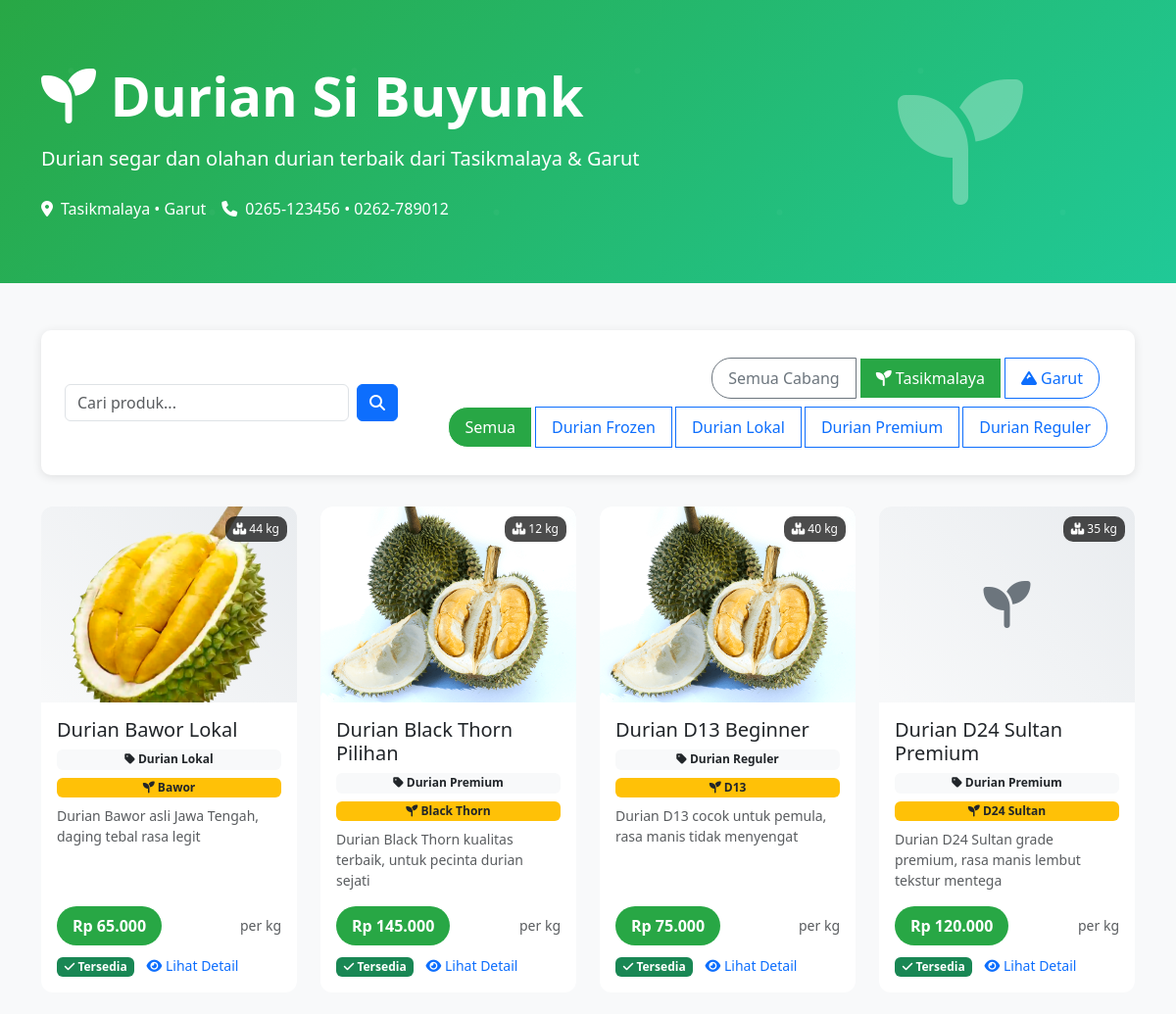
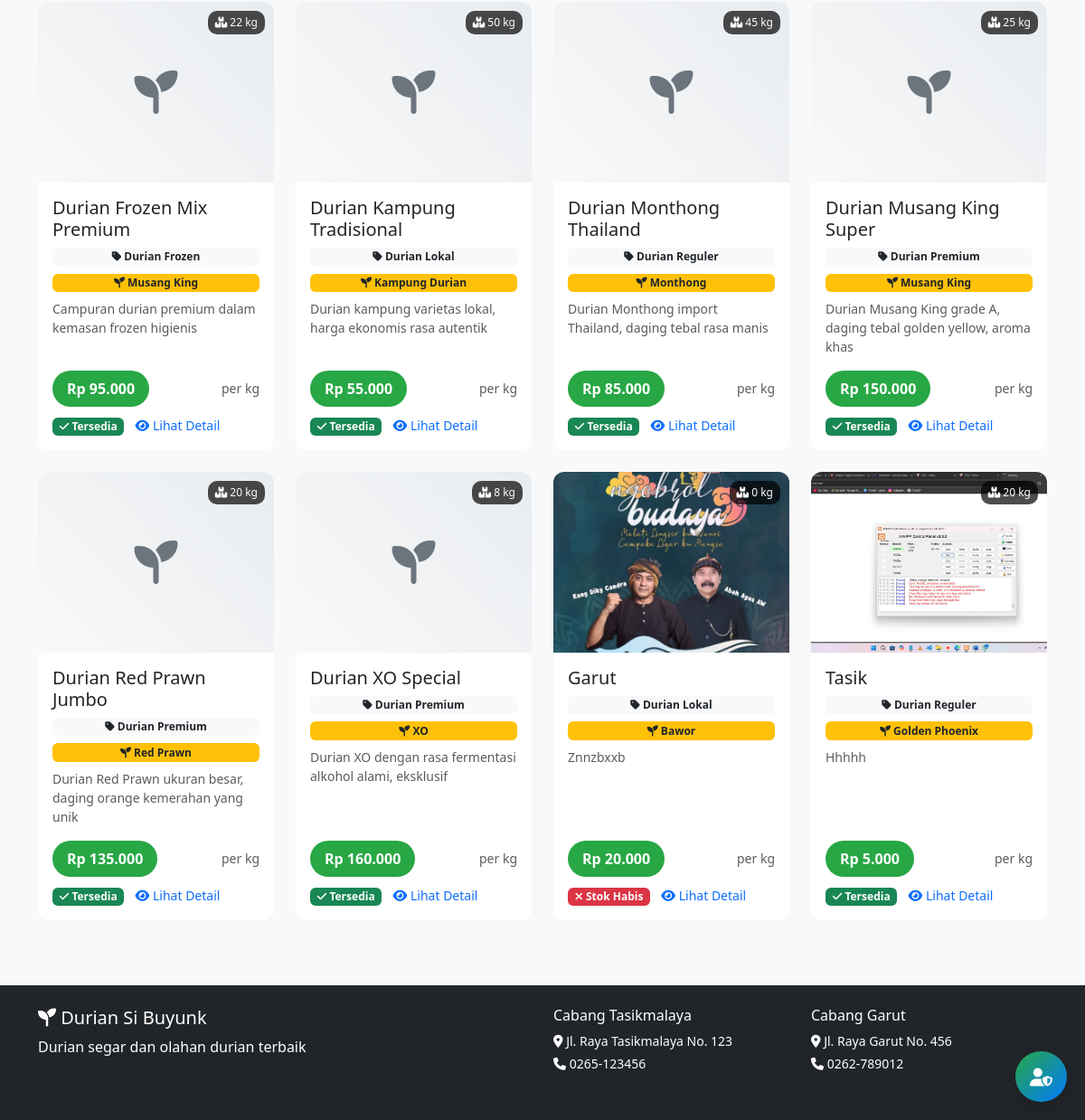
Page /?cabang=1 on the committed database (2 pictures, top to bottom).
### tables this page shows
CREATE TABLE `kategori` (
  `id` int NOT NULL,
  `nama_kategori` varchar(100) NOT NULL,
  `deskripsi` text,
  `created_at` timestamp NOT NULL DEFAULT CURRENT_TIMESTAMP
);

CREATE TABLE `produk` (
  `id` int NOT NULL,
  `nama_produk` varchar(200) NOT NULL,
  `kategori_id` int DEFAULT NULL,
  `jenis_durian_id` int DEFAULT NULL,
  `harga` decimal(12,2) NOT NULL,
  `harga_per_kg` decimal(12,2) DEFAULT '0.00' COMMENT 'Harga per kilogram',
  `stok_tasik` int DEFAULT '0',
  `stok_garut` int DEFAULT '0',
  `total_kg_tasik` decimal(10,3) DEFAULT '0.000' COMMENT 'Total berat stok Tasik dalam kg',
  `total_kg_garut` decimal(10,3) DEFAULT '0.000' COMMENT 'Total berat stok Garut dalam kg',
  `total_pcs_tasik` int DEFAULT '0' COMMENT 'Total pieces Tasik',
  `total_pcs_garut` int DEFAULT '0' COMMENT 'Total pieces Garut',
  `satuan` varchar(20) DEFAULT 'pcs',
  `deskripsi` text,
  `gambar` varchar(255) DEFAULT NULL,
  `status` enum('aktif','nonaktif') DEFAULT 'aktif',
  `created_at` timestamp NOT NULL DEFAULT CURRENT_TIMESTAMP,
  `updated_at` timestamp NOT NULL DEFAULT CURRENT_TIMESTAMP ON UPDATE CURRENT_TIMESTAMP
);

CREATE TABLE `jenis_durian` (
  `id` int NOT NULL,
  `nama_jenis` varchar(100) NOT NULL,
  `deskripsi` text,
  `created_at` timestamp NOT NULL DEFAULT CURRENT_TIMESTAMP
);

### includes/functions.php (called while the page is built, shortened)
<?php
require_once __DIR__ . '/../config/config.php';
function getCategories() {
    try {
        $pdo = getConnection();
        $stmt = $pdo->query("SELECT * FROM kategori ORDER BY nama_kategori");
        return $stmt->fetchAll();
    } catch (Exception $e) {
        return [];
    }
}
function getProducts($cabang_id = null, $kategori_id = null, $search = null) {
    try {
        $pdo = getConnection();
        $sql = "SELECT p.*, k.nama_kategori, jd.nama_jenis,
                CASE
                    WHEN ? = 1 THEN p.stok_tasik
                    WHEN ? = 2 THEN p.stok_garut
                    ELSE (p.stok_tasik + p.stok_garut)
                END as stok
                FROM produk p
                LEFT JOIN kategori k ON p.kategori_id = k.id
                LEFT JOIN jenis_durian jd ON p.jenis_durian_id = jd.id
                WHERE p.status = 'aktif'";
        $params = [$cabang_id, $cabang_id];
        $sql .= " ORDER BY p.nama_produk";
        $stmt = $pdo->prepare($sql);
        $stmt->execute($params);
        return $stmt->fetchAll();
    } catch (Exception $e) {
        return [];
    }
}
function getImagePath($imageName, $branch = null) {
    if (!$imageName) return null;
    if (strpos($imageName, '/') !== false) {
        $path = "public/assets/images/products/" . $imageName;
    }
    return $path;
}
function getImageUrl($imageName, $branch = null) {
    $imagePath = getImagePath($imageName, $branch);
    if (!$imagePath || !file_exists($imagePath)) {
        return null;
    }
    $timestamp = filemtime($imagePath);
    return $imagePath . '?v=' . $timestamp;
}
?>

### config/config.php (called while the page is built, shortened)
<?php
function formatRupiah($amount) {
    return 'Rp ' . number_format($amount, 0, ',', '.');
}
?>

### index.php (the view, shortened to what this page needs)
<?php
require_once(__DIR__ . '/config/config.php');
require_once(__DIR__ . '/includes/functions.php');
$kategori_id = isset($_GET['kategori']) ? (int)$_GET['kategori'] : null;
$search = isset($_GET['search']) ? sanitize($_GET['search']) : null;
$cabang_filter = isset($_GET['cabang']) ? (int)$_GET['cabang'] : null;
$categories = getCategories();
$products = getProducts($cabang_filter, $kategori_id, $search);
?>
<!DOCTYPE html>
<html lang="id">
<head>
    <link href="https://cdn.jsdelivr.net/npm/bootstrap@5.3.0/dist/css/bootstrap.min.css" rel="stylesheet">
    <link href="https://cdnjs.cloudflare.com/ajax/libs/font-awesome/6.4.0/css/all.min.css" rel="stylesheet">
</head>
<body class="bg-light">
    <a href="/DurianSiBuyunk/public/" class="admin-login-btn text-decoration-none" title="Login Admin">
        <i class="fas fa-user-shield fa-lg"></i>
    </a>
    <section class="hero-section">
        <div class="container">
            <div class="row align-items-center">
                <div class="col-lg-8">
                    <div class="hero-content">
                        <h1 class="display-4 fw-bold mb-3">
                            <i class="fas fa-seedling"></i> Durian Si Buyunk
                        </h1>
                        <p class="lead mb-4">Durian segar dan olahan durian terbaik dari Tasikmalaya & Garut</p>
                        <div class="d-flex flex-wrap gap-3">
                            <div class="d-flex align-items-center">
                                <i class="fas fa-map-marker-alt me-2"></i>
                                <span>Tasikmalaya • Garut</span>
                            </div>
                            <div class="d-flex align-items-center">
                                <i class="fas fa-phone me-2"></i>
                                <span>0265-123456 • 0262-789012</span>
                            </div>
                        </div>
                    </div>
                </div>
                <div class="col-lg-4 text-center">
                    <i class="fas fa-seedling" style="font-size: 8rem; opacity: 0.3;"></i>
                </div>
            </div>
        </div>
    </section>
    <div class="container my-5">
        <div class="category-filter">
            <div class="row align-items-center">
                <div class="col-md-4">
                    <form method="GET" class="d-flex">
                        <input type="text" name="search" class="form-control me-2" placeholder="Cari produk..."
                               value="<?= htmlspecialchars($search ?? '') ?>">
                        <button type="submit" class="btn btn-primary">
                            <i class="fas fa-search"></i>
                        </button>
                    </form>
                </div>
                <div class="col-md-8 text-md-end mt-3 mt-md-0">
                    <div class="btn-group me-2" role="group">
                        <a href="?<?= http_build_query(array_filter(['kategori' => $kategori_id, 'search' => $search])) ?>"
                           class="btn filter-btn <?= !$cabang_filter ? 'active' : 'btn-outline-secondary' ?>">
                            Semua Cabang
                        </a>
                        <a href="?<?= http_build_query(array_filter(['cabang' => CABANG_TASIK, 'kategori' => $kategori_id, 'search' => $search])) ?>"
                           class="btn filter-btn <?= $cabang_filter == CABANG_TASIK ? 'active' : 'btn-outline-success' ?>">
                            <i class="fas fa-seedling"></i> Tasikmalaya
                        </a>
                        <a href="?<?= http_build_query(array_filter(['cabang' => CABANG_GARUT, 'kategori' => $kategori_id, 'search' => $search])) ?>"
                           class="btn filter-btn <?= $cabang_filter == CABANG_GARUT ? 'active' : 'btn-outline-primary' ?>">
                            <i class="fas fa-mountain"></i> Garut
                        </a>
                    </div>
                    <div class="btn-group" role="group">
                        <a href="?<?= http_build_query(array_filter(['cabang' => $cabang_filter, 'search' => $search])) ?>"
                           class="btn filter-btn <?= !$kategori_id ? 'active' : 'btn-outline-primary' ?>">
                            Semua
                        </a>
                        <?php foreach ($categories as $category): ?>
                            <a href="?<?= http_build_query(array_filter(['cabang' => $cabang_filter, 'kategori' => $category['id'], 'search' => $search])) ?>"
                               class="btn filter-btn <?= $kategori_id == $category['id'] ? 'active' : 'btn-outline-primary' ?>">
                                <?= htmlspecialchars($category['nama_kategori']) ?>
                            </a>
                        <?php endforeach; ?>
                    </div>
                </div>
            </div>
        </div>
        <div class="row">
            <?php if (empty($products)): ?>
                <div class="col-12">
                    <div class="text-center py-5">
                        <i class="fas fa-search" style="font-size: 4rem; color: #6c757d;"></i>
                        <h4 class="mt-3 text-muted">Tidak ada produk ditemukan</h4>
                        <p class="text-muted">Coba ubah kata kunci pencarian atau filter kategori</p>
                        <a href="index.php" class="btn btn-primary">Lihat Semua Produk</a>
                    </div>
                </div>
            <?php else: ?>
                <?php foreach ($products as $product): ?>
                    <div class="col-lg-3 col-md-4 col-sm-6 mb-4">
                        <div class="card product-card h-100 position-relative"
                             style="cursor: pointer;"
                             onclick="window.location.href='detail.php?id=<?= $product['id'] ?>'">
                            <?php if (!$cabang_filter): ?>
                                <div class="branch-badge branch-tasik">
                                    <i class="fas fa-seedling"></i> Tasik: <?= $product['stok_tasik'] ?>
                                </div>
                                <div class="stock-badge">
                                    <i class="fas fa-mountain"></i> Garut: <?= $product['stok_garut'] ?>
                                </div>
                            <?php else: ?>
                                <div class="stock-badge">
                                    <i class="fas fa-boxes"></i> <?= $product['stok'] ?> <?= htmlspecialchars($product['satuan']) ?>
                                </div>
                            <?php endif; ?>
                            <div class="product-image">
                                <?php
                                $imageUrl = getImageUrl($product['gambar']);
                                if ($imageUrl): ?>
                                    <img src="<?= $imageUrl ?>"
                                         class="card-img-top product-image"
                                         alt="<?= htmlspecialchars($product['nama_produk']) ?>">
                                <?php else: ?>
                                    <i class="fas fa-seedling"></i>
                                <?php endif; ?>
                            </div>
                            <div class="card-body d-flex flex-column">
                                <h5 class="card-title"><?= htmlspecialchars($product['nama_produk']) ?></h5>
                                <?php if ($product['nama_kategori']): ?>
                                    <span class="badge bg-light text-dark mb-2">
                                        <i class="fas fa-tag"></i> <?= htmlspecialchars($product['nama_kategori']) ?>
                                    </span>
                                <?php endif; ?>
                                <?php if ($product['nama_jenis']): ?>
                                    <span class="badge bg-warning text-dark mb-2">
                                        <i class="fas fa-seedling"></i> <?= htmlspecialchars($product['nama_jenis']) ?>
                                    </span>
                                <?php endif; ?>
                                <p class="card-text text-muted small flex-grow-1">
                                    <?= htmlspecialchars(substr($product['deskripsi'], 0, 100)) ?>
                                </p>
                                <div class="d-flex justify-content-between align-items-center">
                                    <span class="price-tag">
                                        <?= formatRupiah($product['harga']) ?>
                                    </span>
                                    <small class="text-muted">
                                        per <?= htmlspecialchars($product['satuan']) ?>
                                    </small>
                                </div>
                                <?php
                                $totalStok = $cabang_filter ? $product['stok'] : ($product['stok_tasik'] + $product['stok_garut']);
                                ?>
                                <?php if ($totalStok > 0): ?>
                                    <div class="mt-2">
                                        <span class="badge bg-success">
                                            <i class="fas fa-check"></i> Tersedia
                                        </span>
                                        <small class="text-primary ms-2">
                                            <i class="fas fa-eye"></i> Lihat Detail
                                        </small>
                                    </div>
                                <?php else: ?>
                                    <div class="mt-2">
                                        <span class="badge bg-danger">
                                            <i class="fas fa-times"></i> Stok Habis
                                        </span>
                                        <small class="text-primary ms-2">
                                            <i class="fas fa-eye"></i> Lihat Detail
                                        </small>
                                    </div>
                                <?php endif; ?>
                            </div>
                        </div>
                    </div>
                <?php endforeach; ?>
            <?php endif; ?>
        </div>
    </div>
    <footer class="bg-dark text-white py-4 mt-5">
        <div class="container">
            <div class="row">
                <div class="col-md-6">
                    <h5><i class="fas fa-seedling"></i> Durian Si Buyunk</h5>
                    <p class="mb-2">Durian segar dan olahan durian terbaik</p>
                    <p class="text-muted small">© 2025 Durian Si Buyunk. All rights reserved.</p>
                </div>
                <div class="col-md-3">
                    <h6>Cabang Tasikmalaya</h6>
                    <p class="small mb-1">
                        <i class="fas fa-map-marker-alt"></i> Jl. Raya Tasikmalaya No. 123
                    </p>
                    <p class="small">
                        <i class="fas fa-phone"></i> 0265-123456
                    </p>
                </div>
                <div class="col-md-3">
                    <h6>Cabang Garut</h6>
                    <p class="small mb-1">
                        <i class="fas fa-map-marker-alt"></i> Jl. Raya Garut No. 456
                    </p>
                    <p class="small">
                        <i class="fas fa-phone"></i> 0262-789012
                    </p>
                </div>
            </div>
        </div>
    </footer>
</body>
</html>

### index.php (style rules this page uses)
:root { --primary-color: #28a745; --secondary-color: #ffc107; --tasik-color: #28a745; --garut-color: #007bff; }
.hero-section { background: linear-gradient(135deg, var(--primary-color), #20c997); color: white; padding: 4rem 0; position: relative; overflow: hidden; }
.hero-section::before { content: ''; position: absolute; top: 0; left: 0; right: 0; bottom: 0; opacity: 0.3; }
.hero-content { position: relative; z-index: 1; }
.product-card { transition: transform 0.3s ease, box-shadow 0.3s ease; border: none; border-radius: 12px; overflow: hidden; height: 100%; cursor: pointer; }
.product-image { height: 200px; object-fit: cover; background: linear-gradient(45deg, #f8f9fa, #e9ecef); display: flex; align-items: center; justify-content: center; font-size: 3rem; color: #6c757d; transition: transform 0.3s ease; }
.price-tag { background: var(--primary-color); color: white; padding: 0.5rem 1rem; border-radius: 20px; font-weight: bold; }
.stock-badge { position: absolute; top: 10px; right: 10px; background: rgba(0,0,0,0.7); color: white; padding: 0.25rem 0.5rem; border-radius: 10px; font-size: 0.75rem; }
.category-filter { background: white; border-radius: 10px; padding: 1.5rem; box-shadow: 0 2px 10px rgba(0,0,0,0.1); margin-bottom: 2rem; }
.filter-btn { border-radius: 20px; padding: 0.5rem 1rem; margin: 0.25rem; transition: all 0.3s ease; }
.filter-btn.active { background: var(--primary-color); color: white; }
.admin-login-btn { position: fixed; bottom: 20px; right: 20px; z-index: 1000; background: linear-gradient(135deg, var(--tasik-color), var(--garut-color)); border: none; color: white; padding: 1rem; border-radius: 50px; box-shadow: 0 4px 15px rgba(0,0,0,0.2); transition: all 0.3s ease; }

### rows in the picture
kategori: nama_kategori "Durian Frozen"
kategori: nama_kategori "Durian Lokal"
kategori: nama_kategori "Durian Premium"
kategori: nama_kategori "Durian Reguler"
produk: stok "44", satuan "kg", gambar (picture), nama_produk "Durian Bawor Lokal", kategori.nama_kategori "Durian Lokal", jenis_durian.nama_jenis "Bawor", deskripsi "Durian Bawor asli Jawa Tengah, daging tebal rasa legit", harga "Rp 65.000", shows "Tersedia"
produk: stok "12", satuan "kg", gambar (picture), nama_produk "Durian Black Thorn Pilihan", kategori.nama_kategori "Durian Premium", jenis_durian.nama_jenis "Black Thorn", deskripsi "Durian Black Thorn kualitas terbaik, untuk pecinta durian sejati", harga "Rp 145.000", shows "Tersedia"
produk: stok "40", satuan "kg", gambar (picture), nama_produk "Durian D13 Beginner", kategori.nama_kategori "Durian Reguler", jenis_durian.nama_jenis "D13", deskripsi "Durian D13 cocok untuk pemula, rasa manis tidak menyengat", harga "Rp 75.000", shows "Tersedia"
produk: stok "35", satuan "kg", nama_produk "Durian D24 Sultan Premium", kategori.nama_kategori "Durian Premium", jenis_durian.nama_jenis "D24 Sultan", deskripsi "Durian D24 Sultan grade premium, rasa manis lembut tekstur mentega", harga "Rp 120.000", shows "Tersedia"
produk: stok "22", satuan "kg", nama_produk "Durian Frozen Mix Premium", kategori.nama_kategori "Durian Frozen", jenis_durian.nama_jenis "Musang King", deskripsi "Campuran durian premium dalam kemasan frozen higienis", harga "Rp 95.000", shows "Tersedia"
produk: stok "50", satuan "kg", nama_produk "Durian Kampung Tradisional", kategori.nama_kategori "Durian Lokal", jenis_durian.nama_jenis "Kampung Durian", deskripsi "Durian kampung varietas lokal, harga ekonomis rasa autentik", harga "Rp 55.000", shows "Tersedia"
produk: stok "45", satuan "kg", nama_produk "Durian Monthong Thailand", kategori.nama_kategori "Durian Reguler", jenis_durian.nama_jenis "Monthong", deskripsi "Durian Monthong import Thailand, daging tebal rasa manis", harga "Rp 85.000", shows "Tersedia"
produk: stok "25", satuan "kg", nama_produk "Durian Musang King Super", kategori.nama_kategori "Durian Premium", jenis_durian.nama_jenis "Musang King", deskripsi "Durian Musang King grade A, daging tebal golden yellow, aroma khas", harga "Rp 150.000", shows "Tersedia"
produk: stok "20", satuan "kg", nama_produk "Durian Red Prawn Jumbo", kategori.nama_kategori "Durian Premium", jenis_durian.nama_jenis "Red Prawn", deskripsi "Durian Red Prawn ukuran besar, daging orange kemerahan yang unik", harga "Rp 135.000", shows "Tersedia"
produk: stok "8", satuan "kg", nama_produk "Durian XO Special", kategori.nama_kategori "Durian Premium", jenis_durian.nama_jenis "XO", deskripsi "Durian XO dengan rasa fermentasi alkohol alami, eksklusif", harga "Rp 160.000", shows "Tersedia"
produk: stok "0", satuan "kg", gambar (picture), nama_produk "Garut", kategori.nama_kategori "Durian Lokal", jenis_durian.nama_jenis "Bawor", deskripsi "Znnzbxxb", harga "Rp 20.000", shows "Stok Habis"
produk: stok "20", satuan "kg", gambar (picture), nama_produk "Tasik", kategori.nama_kategori "Durian Reguler", jenis_durian.nama_jenis "Golden Phoenix", deskripsi "Hhhhh", harga "Rp 5.000", shows "Tersedia"
